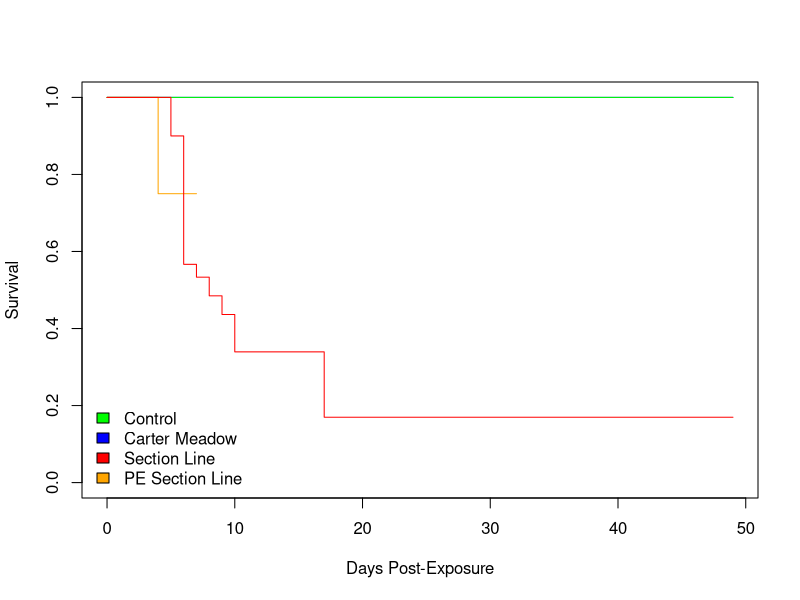

This figure's R source: (Note: this script raises an error after producing the figure.)
# Eskew et al. wood frog/American bullfrog transcriptomics study

# Survival Analyses

# This script generates: Figures S1a, S1b

#==============================================================================


# Load packages

library(survival)
library(dplyr)

#==============================================================================


# Load survival data

# Note: 
# Status == "1" indicates an animal that was euthanized because of health 
# status during the course of the study;
# Status == "2" indicates an animal that survived until the end of the study;
# Status == "3" indicates an animal that was sacrificed for tissue collection
# (and was therefore censored in survival analyses)

d <- read.csv("../data/survival_data.csv")
d$DaysSurviving <- as.numeric(d$DaysSurviving)

# Select relevant treatment groups

d <- d %>% 
  filter(Treatment != "Untreated") %>%
  droplevels()

# Subset dataframe by species for plotting purposes

dwood <- filter(d, Species == "Wood Frog")
dbull <- filter(d, Species == "Bullfrog")

#==============================================================================


# Fit survival objects with full dataframe. Status is set to "1" because 
# those represent animals that were euthanized during the course of the 
# experiment (most presumably suffering bad health from Bd infection). 
# The model fit is just an intercept model

mSurv <- Surv(d$DaysSurviving, d$Status == 1)
summary(mSurv)

mfit <- survfit(Surv(d$DaysSurviving, d$Status == 1) ~ 1)
mfit
summary(mfit)


# Fit survival objects with differences by treatment and species

mfitTreat <- survfit(
  Surv(d$DaysSurviving, d$Status == 1) ~ d$Treatment + d$Species)
mfitTreat
summary(mfitTreat)

# Calculate Chi square on these results

survdiff(Surv(d$DaysSurviving, d$Status == 1) ~ d$Treatment + d$Species)


# Fit survival objects with differences by treatment for wood frogs only

mfitTreat_wood <- survfit(
  Surv(dwood$DaysSurviving, dwood$Status == 1) ~ dwood$Treatment)
mfitTreat_wood
summary(mfitTreat_wood)

# Calculate Chi square on these results

survdiff(Surv(dwood$DaysSurviving, dwood$Status == 1) ~ dwood$Treatment)


# Fit survival objects with differences by treatment for bullfrogs only

mfitTreat_bull <- survfit(
  Surv(dbull$DaysSurviving, dbull$Status == 1) ~ dbull$Treatment)
mfitTreat_bull
summary(mfitTreat_bull)

# Calculate Chi square on these results

survdiff(Surv(dbull$DaysSurviving, dbull$Status == 1) ~ dbull$Treatment)

#==============================================================================


# Plotting


# Plot all wood frog survival data at once

plot(mfitTreat_wood, col = c("blue", "green", "orange", "red"), 
     xlab = "Days Post-Exposure", ylab = "Survival")
legend(x = "bottomleft", 
       c("Control", "Carter Meadow", "Section Line", "PE Section Line"), 
       fill = c("green", "blue", "red", "orange"), bty = "n")

# Plot coded to show treatments sequentially

tiff("../figures/Figure_S1a.tiff", width = 800, height = 600, res = 96)

plot(mfitTreat_wood[2,], col = "green", lwd = 6, 
     cex.axis = 1.2, cex.lab = 1.4, las = 1, bty = "l", 
     xlab = "Days Post-Exposure", ylab = "Survival", conf.int = T)
legend(x = "bottomleft", 
       c("Control", "Carter Meadow", "Section Line", "PE Section Line"), 
       fill = c("green", "blue", "red", "orange"), bty = "n", cex = 1.2)
lines(mfitTreat_wood[1, ], col = "blue", lwd = 6, conf.int = F)
lines(mfitTreat_wood[4, ], col = "red", lwd = 6, conf.int = F)
lines(mfitTreat_wood[3, ], col = "orange", lwd = 6, conf.int = F)
mtext(expression((italic(a))), cex = 2)

dev.off()


# Plot all bullfrog survival data at once

plot(mfitTreat_bull, col = c("blue", "green", "red"), 
     xlab = "Days Post-Exposure", ylab = "Survival") 
legend(x = "bottomleft", 
       c("Control", "Carter Meadow", "Section Line"), 
       fill = c("green", "blue", "red"), bty = "n")

# Plot coded to show treatments sequentially

tiff("../figures/Figure_S1b.tiff", width = 800, height = 600, res = 96)

plot(mfitTreat_bull[2,], col = "green", lwd = 6, 
     cex.axis = 1.2, cex.lab = 1.4, las = 1, bty = "l", 
     xlab = "Days Post-Exposure", ylab = "Survival", conf.int = F) 
legend(x = "bottomleft", c("Control", "Carter Meadow", "Section Line"), 
       fill = c("green", "blue", "red"), bty = "n", cex = 1.2)
lines(mfitTreat_bull[1,], col = "blue", lwd = 6, conf.int = F)
lines(mfitTreat_bull[3,], col = "red", lwd = 6, conf.int = F)
mtext(expression((italic(b))), cex = 2)

dev.off()
